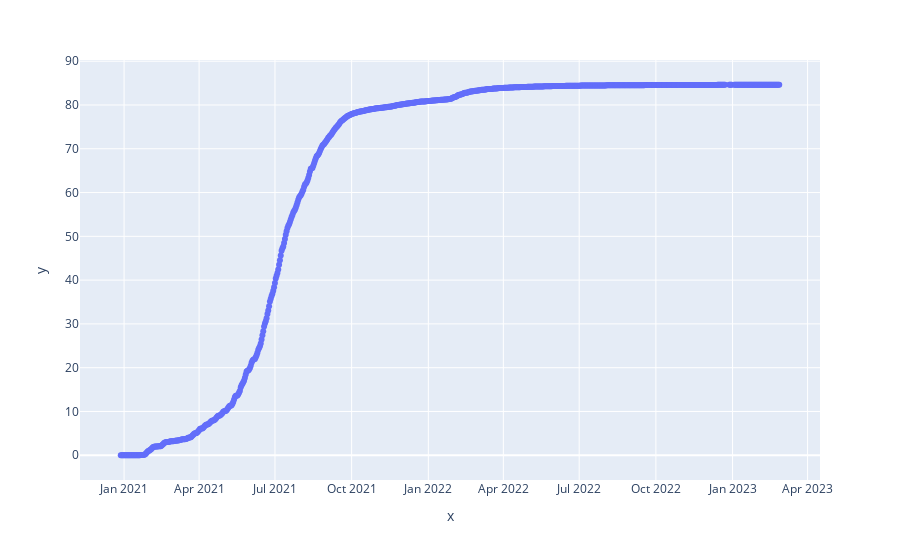

Source (notebook cell):
### Code cell
px.scatter(x=df1['VaccinationDate'], y=df1['FullyPercent'])
#px.scatter(x=df1['VaccinationDate'], y=df1['FullyPercent'])

### Figure 1 — Plotly figure (JSON) as saved in the notebook; plotly's stock layout.template omitted (floating-point values rounded to 4 significant figures; data arrays with more than 128 entries replaced by an {"elided": "..."} marker saying what was removed)
{"data": [{"hovertemplate": "x=%{x}<br>y=%{y}<extra></extra>", "legendgroup": "", "marker": {"color": "#636efa", "symbol": "circle"}, "mode": "markers", "name": "", "orientation": "v", "showlegend": false, "type": "scatter", "x": {"elided": "784 str values"}, "xaxis": "x", "y": {"elided": "784 float values"}, "yaxis": "y"}], "layout": {"legend": {"tracegroupgap": 0}, "margin": {"t": 60}, "xaxis": {"anchor": "y", "domain": [0, 1], "title": {"text": "x"}}, "yaxis": {"anchor": "x", "domain": [0, 1], "title": {"text": "y"}}}}
